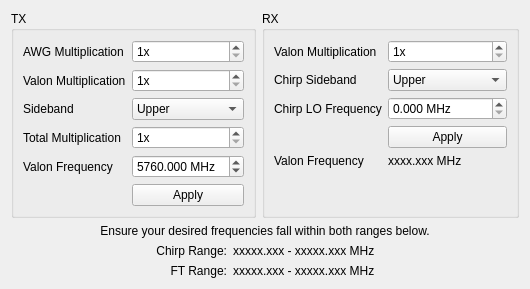
<?xml version="1.0" encoding="UTF-8"?>
<ui version="4.0">
 <class>RfConfigWidget</class>
 <widget class="QWidget" name="RfConfigWidget">
  <property name="geometry">
   <rect>
    <x>0</x>
    <y>0</y>
    <width>530</width>
    <height>261</height>
   </rect>
  </property>
  <property name="windowTitle">
   <string>Form</string>
  </property>
  <layout class="QVBoxLayout" name="verticalLayout_2">
   <item>
    <layout class="QHBoxLayout" name="horizontalLayout">
     <item>
      <widget class="QGroupBox" name="txBox">
       <property name="title">
        <string>TX</string>
       </property>
       <layout class="QFormLayout" name="formLayout_2">
        <property name="fieldGrowthPolicy">
         <enum>QFormLayout::AllNonFixedFieldsGrow</enum>
        </property>
        <item row="0" column="0">
         <widget class="QLabel" name="awgMultiplicationLabel">
          <property name="text">
           <string>AWG Multiplication</string>
          </property>
         </widget>
        </item>
        <item row="0" column="1">
         <widget class="QSpinBox" name="awgMultiplicationSpinBox">
          <property name="suffix">
           <string>x</string>
          </property>
          <property name="minimum">
           <number>1</number>
          </property>
          <property name="maximum">
           <number>100</number>
          </property>
         </widget>
        </item>
        <item row="1" column="0">
         <widget class="QLabel" name="valonTxMultiplicationLabel">
          <property name="text">
           <string>Valon Multiplication</string>
          </property>
         </widget>
        </item>
        <item row="1" column="1">
         <widget class="QSpinBox" name="valonTxMultiplicationSpinBox">
          <property name="suffix">
           <string>x</string>
          </property>
          <property name="minimum">
           <number>1</number>
          </property>
          <property name="maximum">
           <number>100</number>
          </property>
         </widget>
        </item>
        <item row="2" column="0">
         <widget class="QLabel" name="txSidebandLabel">
          <property name="text">
           <string>Sideband</string>
          </property>
         </widget>
        </item>
        <item row="2" column="1">
         <widget class="QComboBox" name="txSidebandComboBox">
          <item>
           <property name="text">
            <string>Upper</string>
           </property>
          </item>
          <item>
           <property name="text">
            <string>Lower</string>
           </property>
          </item>
         </widget>
        </item>
        <item row="3" column="0">
         <widget class="QLabel" name="totalMultiplicationLabel">
          <property name="text">
           <string>Total Multiplication</string>
          </property>
         </widget>
        </item>
        <item row="3" column="1">
         <widget class="QSpinBox" name="totalMultiplicationSpinBox">
          <property name="suffix">
           <string>x</string>
          </property>
          <property name="minimum">
           <number>1</number>
          </property>
          <property name="maximum">
           <number>100</number>
          </property>
         </widget>
        </item>
        <item row="4" column="0">
         <widget class="QLabel" name="valonTxFrequencyLabel">
          <property name="text">
           <string>Valon Frequency</string>
          </property>
         </widget>
        </item>
        <item row="4" column="1">
         <widget class="QDoubleSpinBox" name="valonTxFrequencyDoubleSpinBox">
          <property name="suffix">
           <string> MHz</string>
          </property>
          <property name="decimals">
           <number>3</number>
          </property>
          <property name="minimum">
           <double>500.000000000000000</double>
          </property>
          <property name="maximum">
           <double>6000.000000000000000</double>
          </property>
          <property name="value">
           <double>5760.000000000000000</double>
          </property>
         </widget>
        </item>
        <item row="5" column="1">
         <widget class="QPushButton" name="txApplyButton">
          <property name="text">
           <string>Apply</string>
          </property>
         </widget>
        </item>
       </layout>
      </widget>
     </item>
     <item>
      <widget class="QGroupBox" name="rxBox">
       <property name="title">
        <string>RX</string>
       </property>
       <layout class="QFormLayout" name="formLayout">
        <property name="fieldGrowthPolicy">
         <enum>QFormLayout::AllNonFixedFieldsGrow</enum>
        </property>
        <item row="0" column="0">
         <widget class="QLabel" name="valonMultiplicationLabel">
          <property name="text">
           <string>Valon Multiplication</string>
          </property>
         </widget>
        </item>
        <item row="0" column="1">
         <widget class="QSpinBox" name="valonRxMultiplicationSpinBox">
          <property name="suffix">
           <string>x</string>
          </property>
          <property name="minimum">
           <number>1</number>
          </property>
          <property name="maximum">
           <number>100</number>
          </property>
         </widget>
        </item>
        <item row="1" column="0">
         <widget class="QLabel" name="rxSidebandLabel">
          <property name="text">
           <string>Chirp Sideband</string>
          </property>
         </widget>
        </item>
        <item row="1" column="1">
         <widget class="QComboBox" name="rxSidebandComboBox">
          <item>
           <property name="text">
            <string>Upper</string>
           </property>
          </item>
          <item>
           <property name="text">
            <string>Lower</string>
           </property>
          </item>
         </widget>
        </item>
        <item row="2" column="0">
         <widget class="QLabel" name="chirpLOFrequencyLabel">
          <property name="text">
           <string>Chirp LO Frequency</string>
          </property>
         </widget>
        </item>
        <item row="2" column="1">
         <widget class="QDoubleSpinBox" name="chirpLOFrequencyDoubleSpinBox">
          <property name="suffix">
           <string> MHz</string>
          </property>
          <property name="decimals">
           <number>3</number>
          </property>
          <property name="maximum">
           <double>1000000.000000000000000</double>
          </property>
         </widget>
        </item>
        <item row="3" column="1">
         <widget class="QPushButton" name="rxApplyButton">
          <property name="text">
           <string>Apply</string>
          </property>
         </widget>
        </item>
        <item row="4" column="1">
         <widget class="QLabel" name="valonRxFrequencyDisplayLabel">
          <property name="text">
           <string>xxxx.xxx MHz</string>
          </property>
         </widget>
        </item>
        <item row="4" column="0">
         <widget class="QLabel" name="valonFrequencyLabel">
          <property name="text">
           <string>Valon Frequency</string>
          </property>
         </widget>
        </item>
       </layout>
      </widget>
     </item>
    </layout>
   </item>
   <item>
    <layout class="QVBoxLayout" name="verticalLayout">
     <item>
      <widget class="QLabel" name="label">
       <property name="text">
        <string>Ensure your desired frequencies fall within both ranges below.</string>
       </property>
       <property name="alignment">
        <set>Qt::AlignCenter</set>
       </property>
      </widget>
     </item>
     <item>
      <layout class="QGridLayout" name="gridLayout">
       <item row="1" column="2">
        <widget class="QLabel" name="ftRangeDisplayLabel">
         <property name="text">
          <string>xxxxx.xxx - xxxxx.xxx MHz</string>
         </property>
        </widget>
       </item>
       <item row="0" column="1">
        <widget class="QLabel" name="chirpRangeLabel">
         <property name="text">
          <string>Chirp Range:</string>
         </property>
         <property name="alignment">
          <set>Qt::AlignRight|Qt::AlignTrailing|Qt::AlignVCenter</set>
         </property>
        </widget>
       </item>
       <item row="1" column="1">
        <widget class="QLabel" name="ftRangeLagel">
         <property name="text">
          <string>FT Range:</string>
         </property>
         <property name="alignment">
          <set>Qt::AlignRight|Qt::AlignTrailing|Qt::AlignVCenter</set>
         </property>
        </widget>
       </item>
       <item row="0" column="2">
        <widget class="QLabel" name="chirpRangeDisplayLabel">
         <property name="text">
          <string>xxxxx.xxx - xxxxx.xxx MHz</string>
         </property>
        </widget>
       </item>
       <item row="0" column="0" rowspan="2">
        <spacer name="horizontalSpacer">
         <property name="orientation">
          <enum>Qt::Horizontal</enum>
         </property>
         <property name="sizeHint" stdset="0">
          <size>
           <width>40</width>
           <height>20</height>
          </size>
         </property>
        </spacer>
       </item>
       <item row="0" column="3" rowspan="2">
        <spacer name="horizontalSpacer_2">
         <property name="orientation">
          <enum>Qt::Horizontal</enum>
         </property>
         <property name="sizeHint" stdset="0">
          <size>
           <width>40</width>
           <height>20</height>
          </size>
         </property>
        </spacer>
       </item>
      </layout>
     </item>
    </layout>
   </item>
  </layout>
 </widget>
 <resources/>
 <connections/>
</ui>
